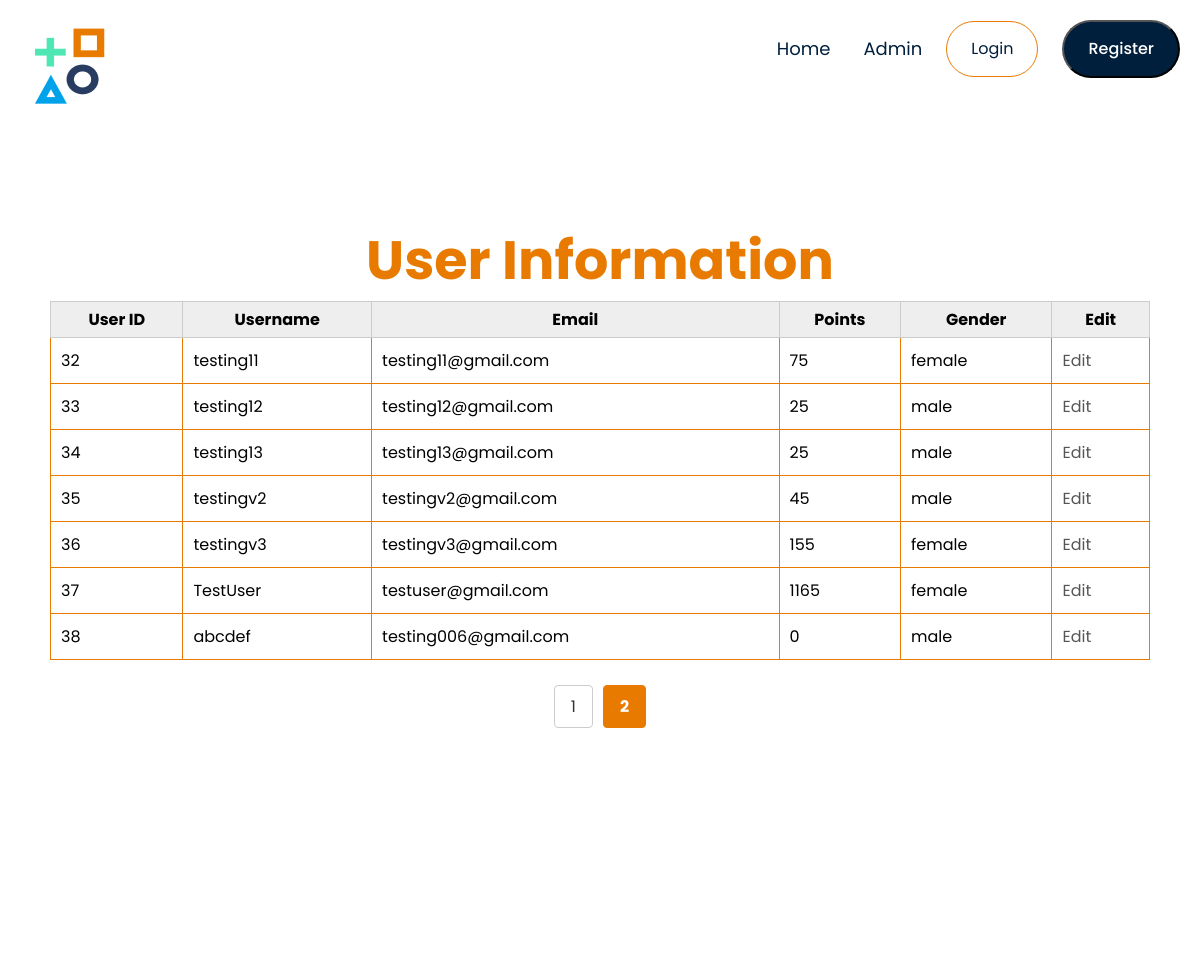
The page /Event/Private/user_edit.php?page=2 on the database its author committed.
### tables this page shows
CREATE TABLE `users` (
  `id` int(255) NOT NULL,
  `user_role_id` int(255) DEFAULT NULL,
  `username` varchar(255) NOT NULL,
  `email` varchar(255) NOT NULL,
  `password` varchar(255) NOT NULL,
  `points` int(255) NOT NULL DEFAULT 0,
  `gender` varchar(255) DEFAULT NULL
);

### Event/Private/user_edit.php (the view, shortened to what this page needs)
<?php
require_once('../Public/db_connect.php');
require_once('Part/header.php');
$records_per_page = 15;
$page = isset($_GET['page']) ? $_GET['page'] : 1;
$offset = ($page - 1) * $records_per_page;
$userInfoQuery = "SELECT id, username, email, points, gender FROM users LIMIT $offset, $records_per_page";
$userInfoResult = $conn->query($userInfoQuery);
$totalRecordsQuery = "SELECT COUNT(*) as totalRecords FROM users";
$totalRecordsResult = $conn->query($totalRecordsQuery);
$totalRecordsRow = $totalRecordsResult->fetch_assoc();
$totalRecords = $totalRecordsRow['totalRecords'];
$totalPages = ceil($totalRecords / $records_per_page);
?>
<!DOCTYPE html>
<html lang="en">
<head>
    <link rel="stylesheet" href="../Public/public.css">
    <link rel="stylesheet" href="https://stackpath.bootstrapcdn.com/font-awesome/4.7.0/css/font-awesome.min.css">
</head>
<body>
    <div class="container">
        <section class="hero">
            <div class="container">
                <h2 class="title">User Information</h2>
                <table border="1">
                    <thead>
                        <tr>
                            <th>User ID</th>
                            <th>Username</th>
                            <th>Email</th>
                            <th>Points</th>
                            <th>Gender</th>
                            <th>Edit</th>
                        </tr>
                    </thead>
                    <tbody>
                        <?php
                        while ($row = $userInfoResult->fetch_assoc()){ ?>
                            <tr>
                                <td><?php echo $row['id']; ?></td>
                                <td><?php echo $row['username']; ?></td>
                                <td><?php echo $row['email']; ?></td>
                                <td><?php echo $row['points']; ?></td>
                                <td><?php echo $row['gender']; ?></td>
                                <td><a class='edit-link' href='edit_user.php?id=<?php echo $row['id']; ?>'>Edit</a></td>
                            </tr>
                        <?php }
                        ?>
                    </tbody>
                </table>
                <div class="pagination">
                    <?php for ($i = 1; $i <= $totalPages; $i++) : ?>
                        <a href="?page=<?php echo $i; ?>" class="<?php echo $i == $page ? 'current-page' : ''; ?>"><?php echo $i; ?></a>
                    <?php endfor; ?>
                </div>
            </div>
        </section>
    </div>
</body>
</html>

### Event/Public/public.css (style rules this page uses)
* { margin: 0; padding: 0; box-sizing: border-box; }
body { font-family: 'Poppins', sans-serif; }
a { text-decoration: none; color: #555; }
.container { max-width: 1300px; margin: auto; padding: 25px; }
.hero { width: 100%; height: 800px; background-color:#FFF; position:relative; padding-top: 50px; }
.hero .container { height: 100%; position: relative; }
.title { color: #E87A00; font-size: 54px; font-family: 'Poppins', sans-serif; font-weight: 700; text-align: center; }
table { border-collapse: collapse; width: 100%; margin-bottom:25px; }
th, td { border: 1px solid #ccc; padding: 5px; }
th { background-color: #eee; }
.leaderboard th, td { padding: 10px; text-align: left; border: 1px solid #E87A00; }
.current-page { color: orange; font-weight: bold; }
.pagination { display: flex; justify-content: center; margin-top: 20px; margin-bottom:50px; }
.pagination a { padding: 8px 16px; margin: 0 5px; text-decoration: none; color: #333; border: 1px solid #ccc; border-radius: 4px; }
.pagination a.current-page { background-color: #E87A00; color: #fff; border: 1px solid #E87A00; }

### rows shown on the page
users: id "32", username "testing11", email "testing11@gmail.com", points "75", gender "female"
users: id "33", username "testing12", email "testing12@gmail.com", points "25", gender "male"
users: id "34", username "testing13", email "testing13@gmail.com", points "25", gender "male"
users: id "35", username "testingv2", email "testingv2@gmail.com", points "45", gender "male"
users: id "36", username "testingv3", email "testingv3@gmail.com", points "155", gender "female"
users: id "37", username "TestUser", email "testuser@gmail.com", points "1165", gender "female"
users: id "38", username "abcdef", email "testing006@gmail.com", points "0", gender "male"
